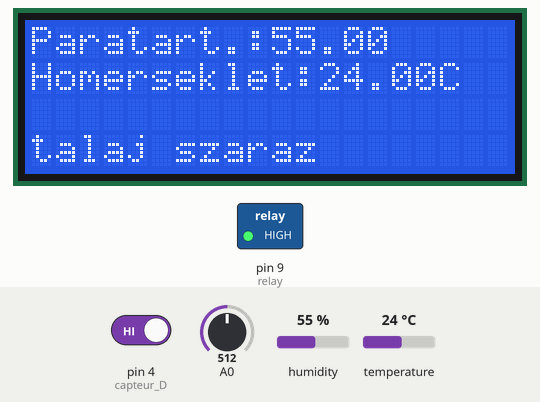
Recording of a sketch running on a simulated Arduino Uno, built with avr-gcc and run on an emulated ATmega328P. Parts: 20×4 character LCD, switched loads named in the sketch (green lamp = pin HIGH). The inputs (shaded band) are chosen by the test bench; at power-on: A0 = 512, pin 4 (capteur_D) HIGH, humidity 55 %, temperature 24 °C. What the sketch prints to the serial monitor is not drawn.

Above: at 1.2 s.
1.3 s: A0 set to 314
2.8 s: A0 set to 289
At 3.4 s:
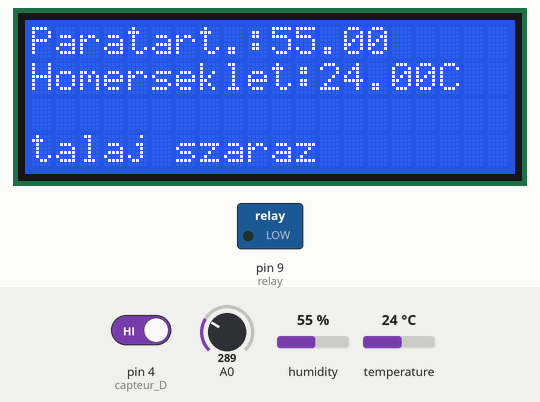
7.3 s: pin 4 (capteur_D) driven LOW
At 9.2 s:
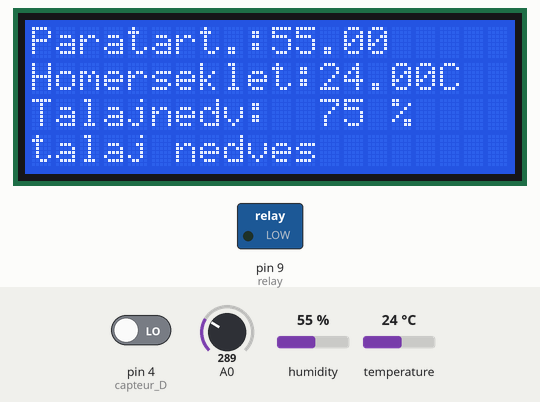
Timing chart, 0 to 10.7 s (numbered marks = the images above; inputs shaded):
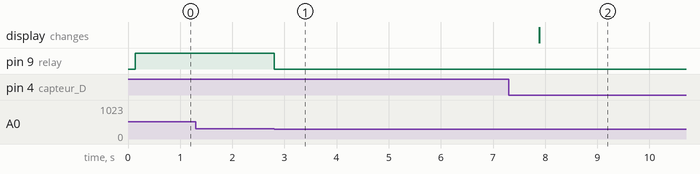

The sketch:

arduino_uno.ino
```cpp
#include "DHT.h"
#include <Wire.h>
#include <LiquidCrystal_I2C.h>

LiquidCrystal_I2C lcd(0x27,20,4);

const int inPower = 7;

/////////////////homerseklet - paratartalom
#define DHTPIN 2
#define DHTTYPE DHT11
DHT dht(DHTPIN, DHTTYPE);
/////////////////

/////////////////föld nedvesség sensor
const int AirValue = 500;   //Üresen kell mérni egyet a levegőben és helyettesíteni az értékkel
const int WaterValue = 220;  //Üresen kell mérni egyet a vízben és helyettesíteni az értékkel
int soilMoistureValue = 0;
int soilmoisturepercent=0;
/////////////////

///////////////// Surface moisture sensor
const int capteur_D = 4;
const int capteur_A = A1;
/////////////////

/////////////////Vízpumpához tartozó relé pin száma
int relay = 9;

void setup() {

  //Serial.begin(9600);
  lcd.init();
  lcd.backlight();

  pinMode(capteur_D, INPUT);
  pinMode(capteur_A, INPUT);
  pinMode(inPower, INPUT);
  pinMode(relay, OUTPUT);
  dht.begin();

}

void loop() {
  float h = dht.readHumidity();   //Páratartalom
  float t = dht.readTemperature();  //Hőmérséklet
  soilMoistureValue = analogRead(A0);  //talajnedvesség

  soilmoisturepercent = map(soilMoistureValue, AirValue, WaterValue, 0, 100);

  if (isnan(h) || isnan(t) ) {

    return;
}
//páratartalom

lcd.setCursor(0,0);
lcd.print(F("Paratart.:"));
lcd.setCursor(10,0);

lcd.print(h);

//homerseklet

lcd.setCursor(0,1);
lcd.print(F("Homerseklet:"));
lcd.setCursor(12,1);

lcd.print(t);
lcd.setCursor(17,1);
lcd.print(F("C"));

//talajnedvesség
if(soilmoisturepercent >0 && soilmoisturepercent < 100)
{


  lcd.setCursor(0,2);
  lcd.print("Talajnedv: ");
  lcd.setCursor(12,2);
  lcd.print(soilmoisturepercent);
  lcd.setCursor(15,2);
  lcd.print("%");

}

//felszín nedvesség
String felsz;
if(digitalRead(capteur_D) == LOW)
  {
    felsz = "nedves";

    lcd.setCursor(0,3);
    lcd.print("talaj nedves");
  }


else
  {
    felsz = "szaraz";

    lcd.setCursor(0,3);
    lcd.print("talaj szaraz");
  }

//70% talajnedvesség alatt bekapcsol a vízpumpa
while (soilmoisturepercent<70){
     digitalWrite(relay, HIGH);
     soilMoistureValue = analogRead(A0);
     soilmoisturepercent = map(soilMoistureValue, AirValue, WaterValue, 0, 100);
}
digitalWrite(relay, LOW);


  Serial.begin(9600);
  String uzenet = String(h) + "," + String(t) + "," + String(soilmoisturepercent);

  Serial.print(uzenet);
  Serial.print('\n');


delay(5000);
}
```

Measured:
- the behaviour switches between 305 and 304 on A0 (found by bisection; images 0 and 1)
- after the input at 1.3 s, every drawn part: stays the same
- after the input at 2.8 s, pin 9 (relay): HIGH → LOW at once
- after the input at 7.3 s, the display: changes after 0.59 s (image 2)
